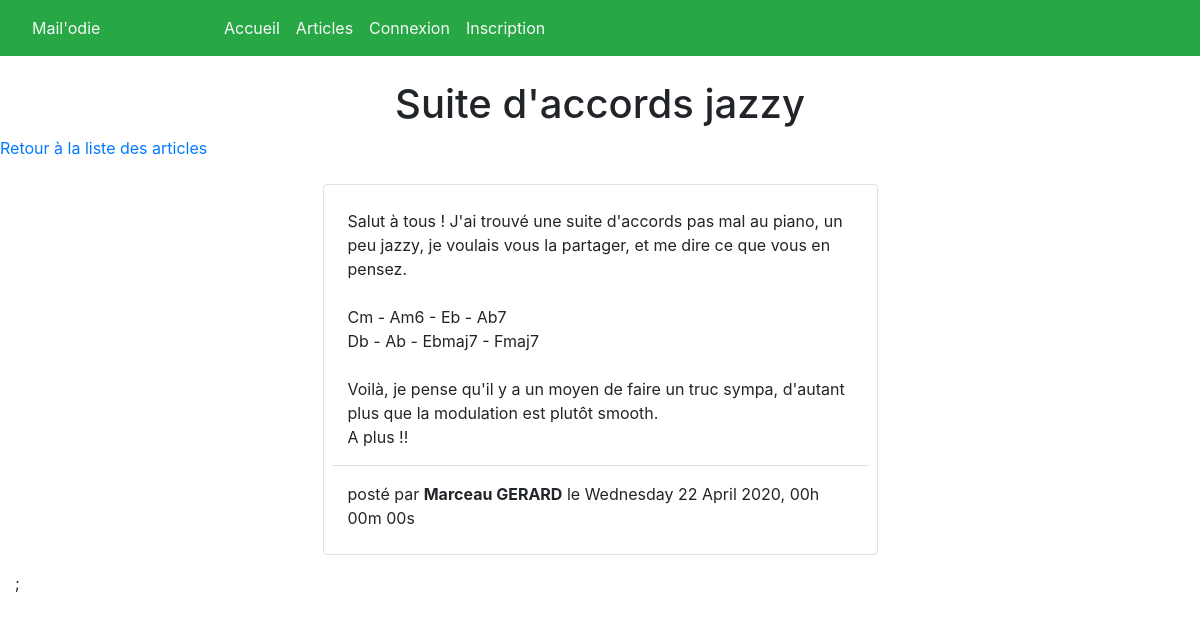
Screenshot of /article.php?id=1 with the database file from the repository.
### tables this page shows
CREATE TABLE `articles` (
  `id` int(11) NOT NULL,
  `title` varchar(150) NOT NULL,
  `author` int(11) NOT NULL,
  `create_date` datetime NOT NULL,
  `content` varchar(20000) NOT NULL
);

CREATE TABLE `users` (
  `id` int(11) NOT NULL,
  `email` varchar(320) NOT NULL,
  `password` char(60) NOT NULL,
  `firstname` varchar(50) NOT NULL,
  `lastname` varchar(50) NOT NULL,
  `admin` int(11) NOT NULL,
  `register_date` datetime NOT NULL,
  `activated` int(11) NOT NULL,
  `register_token` char(32) NOT NULL
);

### article.php (the view, shortened to what this page needs)
<?php
if(isset($_GET['id'])){
    if(!isset($errors)){
        try{
            $bdd = new PDO('mysql:host=localhost;dbname=mailodie;charset=utf8', 'root', '');
            $bdd->setAttribute(PDO::ATTR_ERRMODE, PDO::ERRMODE_EXCEPTION);
        } catch(Exception $e){
            die('Il y a un problème sur la BDD : ' . $e->getMessage());
        }
        $response = $bdd->prepare("SELECT articles.title, articles.content, articles.create_date, users.firstname, users.lastname FROM articles INNER JOIN users ON articles.author = users.id WHERE articles.id = ?");
        $response->execute([
            $_GET['id']
        ]);
        $article = $response->fetch();
    }
}else {
    $errors[] = 'Aucun article existant !';
}
?>
<!DOCTYPE html>
<html lang="fr">
<head>
    <link rel="stylesheet" href="https://stackpath.bootstrapcdn.com/bootstrap/4.4.1/css/bootstrap.min.css">
</head>
<body>
    <div class="container-fluid">
        <?php
        include 'parts/menu.php';
        if(empty($article)){
            echo '<h1 class="text-danger">Oups ! Il n\'y a aucun article à afficher.</h1>
            <p class="row">
            <div class="text-center"><a href="articles.php">Retour à la liste des articles</a></div>
            </p>';
        } else{
            ?>
        <div class="row">
            <h1 class="text-center col-12 mt-4"><?php echo htmlspecialchars($article['title']); ?></h1>
            <p class="row">
            <div class="text-center"><a href="articles.php">Retour à la liste des articles</a></div>
            </p>
        </div>
        <div class="col-md-6 offset-md-3">
            <?php
            echo
                "<ul class=\"list-unstyled border rounded mt-4 p-2\">
                    <li class=\"p-3 border-bottom text-break\">" . nl2br(htmlspecialchars($article['content'])) . "</li>
                    <li class=\"p-3 \">posté par <strong>".htmlspecialchars($article['firstname'])." ". htmlspecialchars($article['lastname']) . "</strong> le " . htmlspecialchars(strftime('%A %d %B %Y, %Hh %Mm %Ss', strtotime($article['create_date']))). "</li>
                </ul>"
            ; ?>
        </div>;
        <?php
        }
        ?>
    </div>
</body>
</html>

### rows the page displays
articles: title "Suite d'accords jazzy", content "Salut à tous ! J'ai trouvé une suite d'accords pas mal au piano, un peu jazzy, je voulais vous la partager, et me dire ce que vous en pensez. Cm - Am6 - Eb - Ab7 Db - Ab - Ebmaj7 - Fmaj7 Voilà, je pense qu'il y a un moyen de faire un truc sympa, d'autant plus que la modulation est plutôt smooth. A plus !!", author.firstname "Marceau", author.lastname "GERARD", create_date "Wednesday 22 April 2020, 00h 00m 00s"
